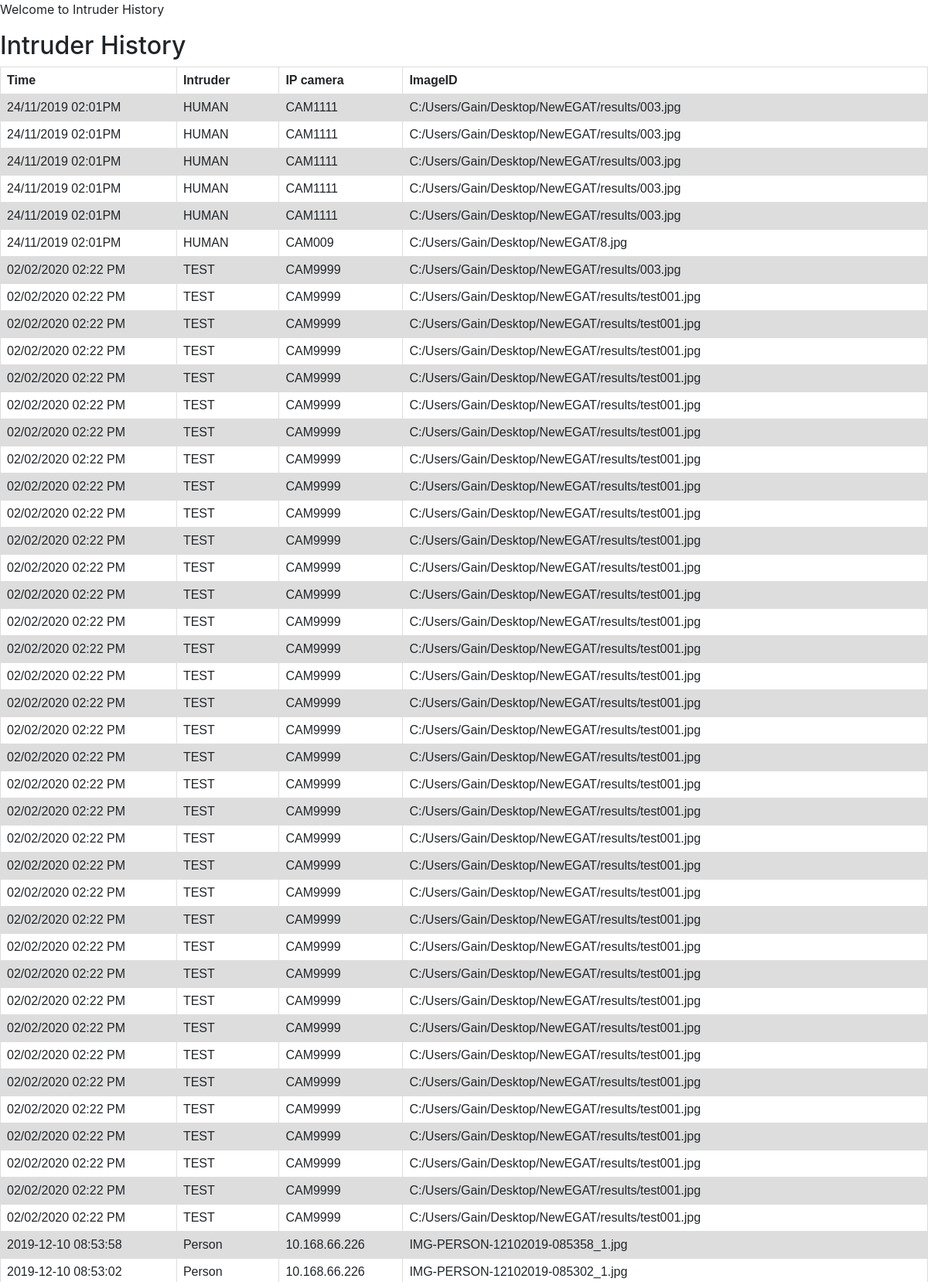
The page /test8/ (upper part) on the database its author committed.
### example/models.py (models this page shows, shortened)
class Intruder(models.Model):
    Intru = models.CharField(max_length=10)
    IPcam = models.CharField(max_length=10)
    Time = models.CharField(max_length=30)
    ImageID = models.CharField(max_length=50)
    def __str__(self):
        return self.ImageID

### example/viewstest.py (the view)
# urls.py: url(r'test8/$', viewstest.test8),
def test8(request) :
    template = loader.get_template('test8.html')
    header_str = 'Intruder History'
    posts = Intruder.objects.all()
    args = {'var8': header_str, 'posts': posts }
    return HttpResponse(template.render(args, request))

### example/templates/test8.html (shortened to what this page needs)
{% extends 'base.html' %}
{% block body %}
<p>
    Welcome to Intruder History
</p>
<body>
    <h2>{{ var8 }}</h2>
    <table>
        <tr>
            <th>Time</th>
            <th>Intruder</th>
            <th>IP camera</th>
            <th>ImageID</th>
        </tr>
        {% for Intruder in posts reversed %}
        <tr>
            <td>{{ Intruder.Time }}</td>
            <td>{{ Intruder.Intru }}</td>
            <td>{{ Intruder.IPcam }}</td>
            <td>{{ Intruder.ImageID }}</td>
        </tr>
        {% endfor %}
    </table>
</body>
{% endblock %}

### example/templates/base.html (style rules this page uses)
table { font-family: arial, sans-serif; border-collapse: collapse; width: 100%; }
td, th { border: 1px solid #dddddd; text-align: left; padding: 8px; }
tr:nth-child(even) { background-color: #dddddd; }

### rows shown on the page
Intruder: Time "24/11/2019 02:01PM", Intru "HUMAN", IPcam "CAM1111", ImageID "C:/Users/Gain/Desktop/NewEGAT/results/003.jpg"
Intruder: Time "24/11/2019 02:01PM", Intru "HUMAN", IPcam "CAM1111", ImageID "C:/Users/Gain/Desktop/NewEGAT/results/003.jpg"
Intruder: Time "24/11/2019 02:01PM", Intru "HUMAN", IPcam "CAM1111", ImageID "C:/Users/Gain/Desktop/NewEGAT/results/003.jpg"
Intruder: Time "24/11/2019 02:01PM", Intru "HUMAN", IPcam "CAM1111", ImageID "C:/Users/Gain/Desktop/NewEGAT/results/003.jpg"
Intruder: Time "24/11/2019 02:01PM", Intru "HUMAN", IPcam "CAM1111", ImageID "C:/Users/Gain/Desktop/NewEGAT/results/003.jpg"
Intruder: Time "24/11/2019 02:01PM", Intru "HUMAN", IPcam "CAM009", ImageID "C:/Users/Gain/Desktop/NewEGAT/8.jpg"
Intruder: Time "02/02/2020 02:22 PM", Intru "TEST", IPcam "CAM9999", ImageID "C:/Users/Gain/Desktop/NewEGAT/results/003.jpg"
Intruder: Time "02/02/2020 02:22 PM", Intru "TEST", IPcam "CAM9999", ImageID "C:/Users/Gain/Desktop/NewEGAT/results/test001.jpg"
Intruder: Time "02/02/2020 02:22 PM", Intru "TEST", IPcam "CAM9999", ImageID "C:/Users/Gain/Desktop/NewEGAT/results/test001.jpg"
Intruder: Time "02/02/2020 02:22 PM", Intru "TEST", IPcam "CAM9999", ImageID "C:/Users/Gain/Desktop/NewEGAT/results/test001.jpg"
Intruder: Time "02/02/2020 02:22 PM", Intru "TEST", IPcam "CAM9999", ImageID "C:/Users/Gain/Desktop/NewEGAT/results/test001.jpg"
Intruder: Time "02/02/2020 02:22 PM", Intru "TEST", IPcam "CAM9999", ImageID "C:/Users/Gain/Desktop/NewEGAT/results/test001.jpg"
Intruder: Time "02/02/2020 02:22 PM", Intru "TEST", IPcam "CAM9999", ImageID "C:/Users/Gain/Desktop/NewEGAT/results/test001.jpg"
Intruder: Time "02/02/2020 02:22 PM", Intru "TEST", IPcam "CAM9999", ImageID "C:/Users/Gain/Desktop/NewEGAT/results/test001.jpg"
Intruder: Time "02/02/2020 02:22 PM", Intru "TEST", IPcam "CAM9999", ImageID "C:/Users/Gain/Desktop/NewEGAT/results/test001.jpg"
Intruder: Time "02/02/2020 02:22 PM", Intru "TEST", IPcam "CAM9999", ImageID "C:/Users/Gain/Desktop/NewEGAT/results/test001.jpg"
Intruder: Time "02/02/2020 02:22 PM", Intru "TEST", IPcam "CAM9999", ImageID "C:/Users/Gain/Desktop/NewEGAT/results/test001.jpg"
Intruder: Time "02/02/2020 02:22 PM", Intru "TEST", IPcam "CAM9999", ImageID "C:/Users/Gain/Desktop/NewEGAT/results/test001.jpg"
Intruder: Time "02/02/2020 02:22 PM", Intru "TEST", IPcam "CAM9999", ImageID "C:/Users/Gain/Desktop/NewEGAT/results/test001.jpg"
Intruder: Time "02/02/2020 02:22 PM", Intru "TEST", IPcam "CAM9999", ImageID "C:/Users/Gain/Desktop/NewEGAT/results/test001.jpg"
Intruder: Time "02/02/2020 02:22 PM", Intru "TEST", IPcam "CAM9999", ImageID "C:/Users/Gain/Desktop/NewEGAT/results/test001.jpg"
Intruder: Time "02/02/2020 02:22 PM", Intru "TEST", IPcam "CAM9999", ImageID "C:/Users/Gain/Desktop/NewEGAT/results/test001.jpg"
Intruder: Time "02/02/2020 02:22 PM", Intru "TEST", IPcam "CAM9999", ImageID "C:/Users/Gain/Desktop/NewEGAT/results/test001.jpg"
Intruder: Time "02/02/2020 02:22 PM", Intru "TEST", IPcam "CAM9999", ImageID "C:/Users/Gain/Desktop/NewEGAT/results/test001.jpg"
Intruder: Time "02/02/2020 02:22 PM", Intru "TEST", IPcam "CAM9999", ImageID "C:/Users/Gain/Desktop/NewEGAT/results/test001.jpg"
Intruder: Time "02/02/2020 02:22 PM", Intru "TEST", IPcam "CAM9999", ImageID "C:/Users/Gain/Desktop/NewEGAT/results/test001.jpg"
Intruder: Time "02/02/2020 02:22 PM", Intru "TEST", IPcam "CAM9999", ImageID "C:/Users/Gain/Desktop/NewEGAT/results/test001.jpg"
Intruder: Time "02/02/2020 02:22 PM", Intru "TEST", IPcam "CAM9999", ImageID "C:/Users/Gain/Desktop/NewEGAT/results/test001.jpg"
Intruder: Time "02/02/2020 02:22 PM", Intru "TEST", IPcam "CAM9999", ImageID "C:/Users/Gain/Desktop/NewEGAT/results/test001.jpg"
Intruder: Time "02/02/2020 02:22 PM", Intru "TEST", IPcam "CAM9999", ImageID "C:/Users/Gain/Desktop/NewEGAT/results/test001.jpg"
Intruder: Time "02/02/2020 02:22 PM", Intru "TEST", IPcam "CAM9999", ImageID "C:/Users/Gain/Desktop/NewEGAT/results/test001.jpg"
Intruder: Time "02/02/2020 02:22 PM", Intru "TEST", IPcam "CAM9999", ImageID "C:/Users/Gain/Desktop/NewEGAT/results/test001.jpg"
Intruder: Time "02/02/2020 02:22 PM", Intru "TEST", IPcam "CAM9999", ImageID "C:/Users/Gain/Desktop/NewEGAT/results/test001.jpg"
Intruder: Time "02/02/2020 02:22 PM", Intru "TEST", IPcam "CAM9999", ImageID "C:/Users/Gain/Desktop/NewEGAT/results/test001.jpg"
Intruder: Time "02/02/2020 02:22 PM", Intru "TEST", IPcam "CAM9999", ImageID "C:/Users/Gain/Desktop/NewEGAT/results/test001.jpg"
Intruder: Time "02/02/2020 02:22 PM", Intru "TEST", IPcam "CAM9999", ImageID "C:/Users/Gain/Desktop/NewEGAT/results/test001.jpg"
Intruder: Time "02/02/2020 02:22 PM", Intru "TEST", IPcam "CAM9999", ImageID "C:/Users/Gain/Desktop/NewEGAT/results/test001.jpg"
Intruder: Time "02/02/2020 02:22 PM", Intru "TEST", IPcam "CAM9999", ImageID "C:/Users/Gain/Desktop/NewEGAT/results/test001.jpg"
Intruder: Time "02/02/2020 02:22 PM", Intru "TEST", IPcam "CAM9999", ImageID "C:/Users/Gain/Desktop/NewEGAT/results/test001.jpg"
Intruder: Time "02/02/2020 02:22 PM", Intru "TEST", IPcam "CAM9999", ImageID "C:/Users/Gain/Desktop/NewEGAT/results/test001.jpg"
Intruder: Time "02/02/2020 02:22 PM", Intru "TEST", IPcam "CAM9999", ImageID "C:/Users/Gain/Desktop/NewEGAT/results/test001.jpg"
Intruder: Time "02/02/2020 02:22 PM", Intru "TEST", IPcam "CAM9999", ImageID "C:/Users/Gain/Desktop/NewEGAT/results/test001.jpg"
Intruder: Time "2019-12-10 08:53:58", Intru "Person", IPcam "10.168.66.226", ImageID "IMG-PERSON-12102019-085358_1.jpg"
Intruder: Time "2019-12-10 08:53:02", Intru "Person", IPcam "10.168.66.226", ImageID "IMG-PERSON-12102019-085302_1.jpg"

### other values the page prints
{{ var8 }} "Intruder History"
